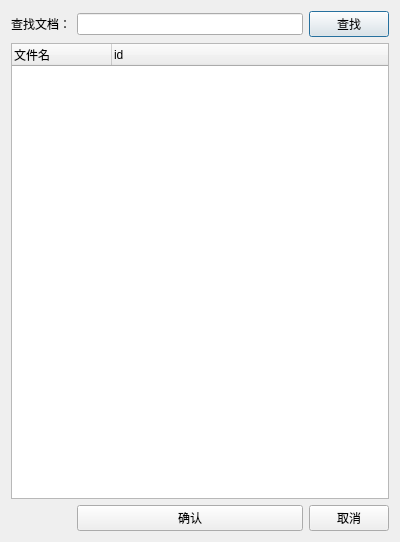
<?xml version="1.0" encoding="UTF-8"?>
<ui version="4.0">
 <class>Dialog</class>
 <widget class="QDialog" name="Dialog">
  <property name="geometry">
   <rect>
    <x>0</x>
    <y>0</y>
    <width>400</width>
    <height>542</height>
   </rect>
  </property>
  <property name="windowTitle">
   <string>新建原始检验记录</string>
  </property>
  <layout class="QGridLayout" name="gridLayout">
   <item row="0" column="2">
    <widget class="QPushButton" name="pushButton_search">
     <property name="text">
      <string>查找</string>
     </property>
    </widget>
   </item>
   <item row="0" column="0">
    <widget class="QLabel" name="label">
     <property name="text">
      <string>查找文档：</string>
     </property>
    </widget>
   </item>
   <item row="0" column="1">
    <widget class="QLineEdit" name="lineEdit_filename"/>
   </item>
   <item row="2" column="2">
    <widget class="QPushButton" name="pushButton_cancel">
     <property name="text">
      <string>取消</string>
     </property>
    </widget>
   </item>
   <item row="2" column="1">
    <widget class="QPushButton" name="pushButton_accept">
     <property name="text">
      <string>确认</string>
     </property>
    </widget>
   </item>
   <item row="1" column="0" colspan="3">
    <widget class="QTreeWidget" name="treeWidget_filelist">
     <property name="selectionMode">
      <enum>QAbstractItemView::ExtendedSelection</enum>
     </property>
     <column>
      <property name="text">
       <string>文件名</string>
      </property>
     </column>
     <column>
      <property name="text">
       <string>id</string>
      </property>
     </column>
    </widget>
   </item>
  </layout>
 </widget>
 <resources/>
 <connections/>
</ui>
